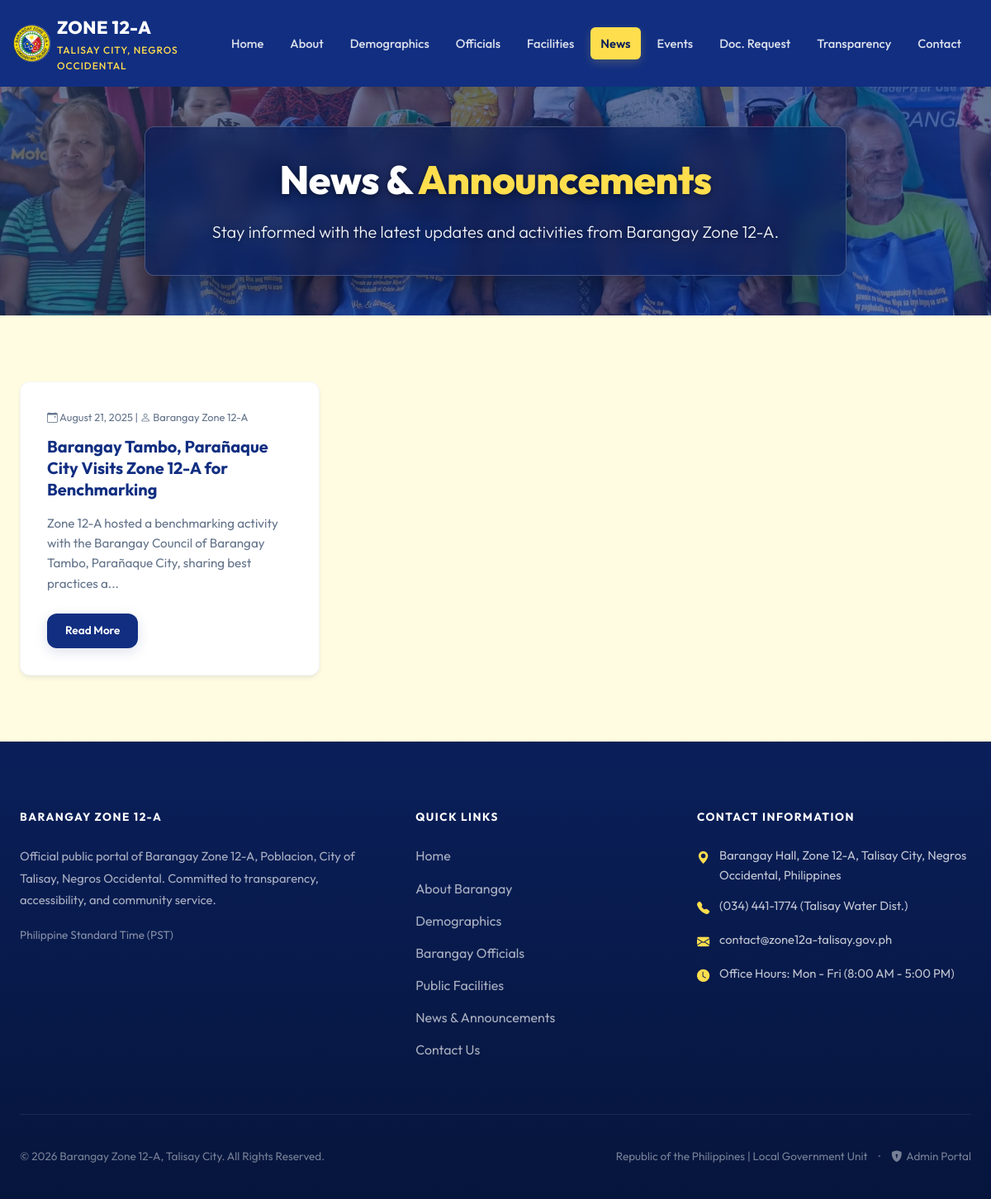
Page /news.php on the committed database.
### tables this page shows
CREATE TABLE `news` (
  `id` INT AUTO_INCREMENT PRIMARY KEY,
  `title` VARCHAR(255) NOT NULL,
  `content` TEXT NOT NULL,
  `image` VARCHAR(255) DEFAULT NULL,
  `date_posted` DATE NOT NULL,
  `author` VARCHAR(100) NOT NULL
);

### news.php (the view, shortened to what this page needs)
<?php
require_once 'config.php';
function get_article_images($image_data) {
    if (empty($image_data)) return [];
    return [$image_data];
}
$article_id = isset($_GET['id']) ? filter_var($_GET['id'], FILTER_VALIDATE_INT) : null;
$single_article = null;
if ($article_id !== null && $article_id !== false) {
    try {
        $stmt = $pdo->prepare("SELECT * FROM news WHERE id = :id");
        $stmt->execute(['id' => $article_id]);
        $single_article = $stmt->fetch();
        if ($single_article) {
            $page_title = $single_article['title'];
        } else {
            $error_message = 'Article not found.';
            $page_title = 'News & Announcements';
        }
    } catch (PDOException $e) {
        $error_message = 'Failed to load article details.';
        $page_title = 'News & Announcements';
    }
} else {
    try {
        $stmt = $pdo->query("SELECT * FROM news ORDER BY date_posted DESC");
        $news_articles = $stmt->fetchAll();
    } catch (PDOException $e) {
        $news_articles = [];
        $page_title = 'News & Announcements';
    }
}
require_once 'includes/header.php';
?>
<section class="hero" style="padding: 3rem 0; text-align: center;">
    <div class="container">
        <div class="hero-box">
            <h1>News & <span>Announcements</span></h1>
            <p class="hero-tagline" style="margin-bottom: 0;">Stay informed with the latest updates and activities from Barangay Zone 12-A.</p>
        </div>
    </div>
</section>
<section class="section">
    <div class="container">
        <?php if ($single_article): ?>
            <?php $article_images = get_article_images($single_article['image']); ?>
            <div style="margin-bottom: 2rem;">
                <a href="news.php" class="btn btn-back-nav">
                    <i class="bi bi-arrow-left"></i> Back to All News
                </a>
            </div>
            <article class="news-detail-container">
                <header class="news-detail-meta">
                    <h2 class="news-detail-title">
                        <?php echo htmlspecialchars($single_article['title']); ?>
                    </h2>
                    <div class="news-detail-badges">
                        <span class="news-detail-badge-item">
                            <i class="bi bi-calendar-event" style="color: var(--color-primary);"></i> Posted on <?php echo date("F d, Y", strtotime($single_article['date_posted'])); ?>
                        </span>
                        <span class="news-detail-badge-item">
                            <i class="bi bi-person-circle" style="color: var(--color-primary);"></i> Author: <?php echo htmlspecialchars($single_article['author']); ?>
                        </span>
                        <?php if (count($article_images) > 1): ?>
                            <span class="news-detail-badge-item" style="background-color: #dbeafe; color: #1e40af; border-color: #bfdbfe;">
                                <i class="bi bi-images"></i> <?php echo count($article_images); ?> Photos Attached
                            </span>
                        <?php endif; ?>
                    </div>
                </header>
                <?php if (!empty($article_images)): ?>
                    <div class="news-gallery-container" style="margin-bottom: 2.5rem;">
                        <div class="news-detail-image-wrapper">
                            <img id="main-featured-photo" src="<?php echo htmlspecialchars($article_images[0]); ?>" alt="<?php echo htmlspecialchars($single_article['title']); ?>">
                        </div>
                        <?php if (count($article_images) > 1): ?>
                            <div class="news-gallery-thumbs" style="display: flex; gap: 0.75rem; overflow-x: auto; padding: 0.5rem 0;">
                                <?php foreach ($article_images as $idx => $img_src): ?>
                                    <div class="gallery-thumb-item <?php echo $idx === 0 ? 'active-thumb' : ''; ?>"
                                         onclick="switchNewsPhoto(this, '<?php echo htmlspecialchars($img_src); ?>')"
                                         style="width: 100px; height: 75px; flex-shrink: 0; border-radius: var(--radius-sm); overflow: hidden; cursor: pointer; border: 3px solid <?php echo $idx === 0 ? 'var(--color-primary)' : 'transparent'; ?>; transition: var(--transition);">
                                        <img src="<?php echo htmlspecialchars($img_src); ?>" alt="Photo <?php echo $idx + 1; ?>" style="width: 100%; height: 100%; object-fit: cover;">
                                    </div>
                                <?php endforeach; ?>
                            </div>
                        <?php endif; ?>
                    </div>
                <?php endif; ?>
                <div class="news-detail-content">
                    <p style="white-space: pre-line;"><?php echo htmlspecialchars($single_article['content']); ?></p>
                </div>
            </article>
            <script>
            function switchNewsPhoto(element, src) {
                const mainPhoto = document.getElementById('main-featured-photo');
                if (mainPhoto) {
                    mainPhoto.src = src;
                }
                const thumbs = document.querySelectorAll('.gallery-thumb-item');
                thumbs.forEach(t => t.style.borderColor = 'transparent');
                element.style.borderColor = 'var(--color-primary)';
            }
            </script>
        <?php else: ?>
            <?php if (!empty($news_articles)): ?>
                <div class="grid-3">
                    <?php foreach ($news_articles as $article): ?>
                        <div class="card news-card">
                            <div class="news-card-body">
                                <div class="news-meta">
                                    <i class="bi bi-calendar-event"></i> <?php echo date("F d, Y", strtotime($article['date_posted'])); ?> | <i class="bi bi-person"></i> <?php echo htmlspecialchars($article['author']); ?>
                                </div>
                                <h3 class="news-title"><?php echo htmlspecialchars($article['title']); ?></h3>
                                <p class="news-excerpt">
                                    <?php
                                    $content = htmlspecialchars($article['content']);
                                    echo strlen($content) > 130 ? substr($content, 0, 127) . '...' : $content;
                                    ?>
                                </p>
                                <a href="news.php?id=<?php echo $article['id']; ?>" class="btn btn-blue" style="font-size: 0.85rem; padding: 0.5rem 1.25rem; margin-top: auto; align-self: flex-start;">Read More</a>
                            </div>
                        </div>
                    <?php endforeach; ?>
                </div>
            <?php else: ?>
                <p class="text-center text-muted">No news updates or articles are currently available.</p>
            <?php endif; ?>
        <?php endif; ?>
    </div>
</section>
<?php require_once 'includes/footer.php'; ?>

### assets/css/style.css (style rules this page uses)
:root { --color-primary: #112E81; --color-primary-dark: #0a1f5a; --color-accent: #FFDE4E; --color-accent-hover: #e5c53b; --color-bg: #FFFCE1; --color-card-bg: #ffffff; --color-text-dark: #1e293b; --color-text-muted: #64748b; --color-border: #e2e8f0; --font-sans: 'Outfit', -apple-system, BlinkMacSystemFont, "Segoe UI", Roboto, Helvetica, Arial, sans-serif; --transition: all 0.3s cubic-bezier(0.4, 0, 0.2, 1); --shadow-sm: 0 1px 3px rgba(0,0,0,0.05), 0 1px 2px rgba(0,0,0,0.03); --shadow-md: 0 4px 6px -1px rgba(17, 46, 129, 0.08), 0 2px 4px -1px rgba(17, 46, 129, 0.03); --shadow-lg: 0 10px 15px -3px rgba(17, 46, 129, 0.12), 0 4px 6px -2px rgba(17, 46, 129, 0.04); --radius-sm: 6px; --radius-md: 12px; --radius-lg: 20px; --radius-xl: 30px; }
*, *::before, *::after { box-sizing: border-box; margin: 0; padding: 0; }
html { scroll-behavior: smooth; }
body { font-family: var(--font-sans); background-color: var(--color-bg); color: var(--color-text-dark); line-height: 1.6; overflow-x: hidden; min-height: 100vh; display: flex; flex-direction: column; }
a { color: inherit; text-decoration: none; transition: var(--transition); }
.container { width: 100%; max-width: 1200px; margin-right: auto; margin-left: auto; padding-right: 1.5rem; padding-left: 1.5rem; }
h1, h2, h3, h4, h5, h6 { color: var(--color-primary); font-weight: 700; line-height: 1.25; }
.hero { background: linear-gradient(135deg, var(--color-primary-dark) 0%, var(--color-primary) 100%); color: #ffffff; padding: 4.5rem 0 5.5rem; position: relative; overflow: hidden; }
.hero::before { content: ''; position: absolute; top: 0; left: 0; width: 100%; height: 100%; background-image: radial-gradient(circle at 10% 20%, rgba(255, 222, 78, 0.08) 0%, transparent 40%); pointer-events: none; z-index: 2; }
.hero::after { content: ''; position: absolute; top: 0; left: 0; width: 100%; height: 100%; background-image: url('../images/hero-bg.jpg'); background-size: cover; background-position: center; opacity: 0.38; pointer-events: none; z-index: 1; }
.hero-box, .hero-content { position: relative; z-index: 3; max-width: 850px; margin: 0 auto; text-align: center; background: rgba(10, 31, 90, 0.72); backdrop-filter: blur(12px); -webkit-backdrop-filter: blur(12px); border: 1px solid rgba(255, 255, 255, 0.22); box-shadow: 0 15px 35px rgba(0, 0, 0, 0.35); border-radius: var(--radius-md); padding: 2.25rem 2rem; }
.hero h1 { color: #ffffff; font-size: 3rem; font-weight: 800; margin-bottom: 1.25rem; line-height: 1.15; letter-spacing: -0.5px; text-shadow: 0 2px 10px rgba(0, 0, 0, 0.5); }
.hero h1 span { color: var(--color-accent); text-shadow: 0 2px 10px rgba(0, 0, 0, 0.5); }
.hero-tagline { font-size: 1.25rem; color: rgba(255, 255, 255, 0.95); margin-bottom: 2.5rem; font-weight: 300; text-shadow: 0 1px 6px rgba(0, 0, 0, 0.4); }
.btn { display: inline-flex; align-items: center; justify-content: center; padding: 0.75rem 1.75rem; border-radius: var(--radius-md); font-weight: 600; font-size: 0.95rem; border: 2px solid transparent; cursor: pointer; transition: var(--transition); }
.btn-blue { background-color: var(--color-primary); color: #ffffff; box-shadow: 0 4px 15px rgba(17, 46, 129, 0.15); }
.section { padding: 5rem 0; }
.card { background-color: var(--color-card-bg); border-radius: var(--radius-md); box-shadow: var(--shadow-md); padding: 2rem; transition: var(--transition); border: 1px solid rgba(17, 46, 129, 0.04); }
.grid-3 { display: grid; grid-template-columns: repeat(3, 1fr); gap: 2rem; }
.news-card { display: flex; flex-direction: column; padding: 0; overflow: hidden; height: 100%; }
.news-card-body { padding: 2rem; display: flex; flex-direction: column; flex-grow: 1; }
.news-meta { font-size: 0.8rem; color: var(--color-text-muted); margin-bottom: 0.75rem; }
.news-title { font-size: 1.25rem; margin-bottom: 1rem; line-height: 1.3; }
.news-excerpt { color: var(--color-text-muted); font-size: 0.95rem; margin-bottom: 1.5rem; flex-grow: 1; }

### rows in the picture
news: date_posted "August 21, 2025", author "Barangay Zone 12-A", title "Barangay Tambo, Parañaque City Visits Zone 12-A for Benchmarking", content "Zone 12-A hosted a benchmarking activity with the Barangay Council of Barangay Tambo, Parañaque City, sharing best practices a"
